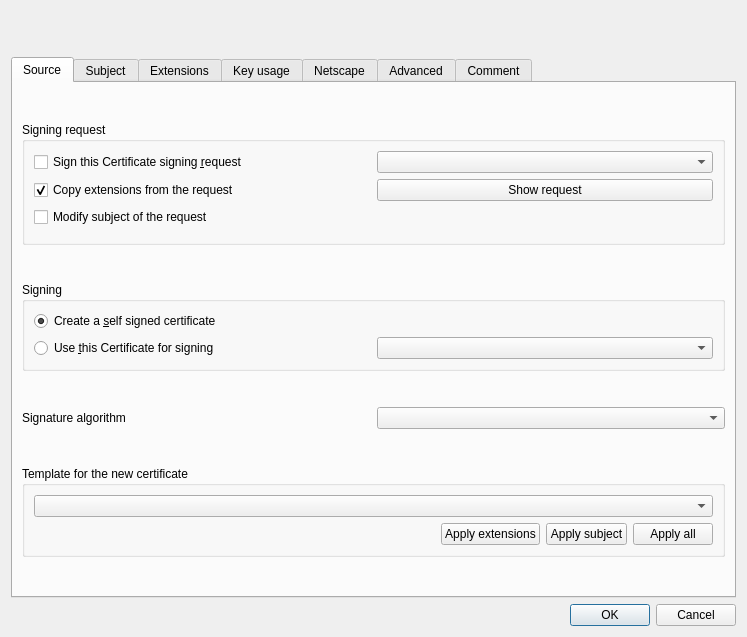
<?xml version="1.0" encoding="UTF-8"?>
<ui version="4.0">
 <class>NewX509</class>
 <widget class="QDialog" name="NewX509">
  <property name="geometry">
   <rect>
    <x>0</x>
    <y>0</y>
    <width>747</width>
    <height>637</height>
   </rect>
  </property>
  <layout class="QVBoxLayout" name="verticalLayout_2">
   <item>
    <layout class="QHBoxLayout" name="_4">
     <item>
      <widget class="QLabel" name="capt">
       <property name="font">
        <font>
         <family>Arial</family>
         <pointsize>14</pointsize>
         <weight>50</weight>
         <italic>false</italic>
         <bold>false</bold>
         <underline>false</underline>
         <strikeout>false</strikeout>
        </font>
       </property>
      </widget>
     </item>
     <item>
      <spacer>
       <property name="orientation">
        <enum>Qt::Horizontal</enum>
       </property>
       <property name="sizeType">
        <enum>QSizePolicy::Expanding</enum>
       </property>
       <property name="sizeHint" stdset="0">
        <size>
         <width>20</width>
         <height>20</height>
        </size>
       </property>
      </spacer>
     </item>
     <item>
      <widget class="QLabel" name="image">
       <property name="minimumSize">
        <size>
         <width>95</width>
         <height>40</height>
        </size>
       </property>
       <property name="maximumSize">
        <size>
         <width>95</width>
         <height>40</height>
        </size>
       </property>
       <property name="scaledContents">
        <bool>true</bool>
       </property>
      </widget>
     </item>
    </layout>
   </item>
   <item>
    <widget class="QTabWidget" name="tabWidget">
     <property name="currentIndex">
      <number>0</number>
     </property>
     <widget class="QWidget" name="tab_0">
      <attribute name="title">
       <string>Source</string>
      </attribute>
      <layout class="QVBoxLayout" name="verticalLayout_4">
       <item>
        <spacer>
         <property name="orientation">
          <enum>Qt::Vertical</enum>
         </property>
         <property name="sizeType">
          <enum>QSizePolicy::Expanding</enum>
         </property>
         <property name="sizeHint" stdset="0">
          <size>
           <width>20</width>
           <height>16</height>
          </size>
         </property>
        </spacer>
       </item>
       <item>
        <widget class="QGroupBox" name="requestBox">
         <property name="title">
          <string>Signing request</string>
         </property>
         <layout class="QVBoxLayout">
          <item>
           <widget class="QWidget" name="reqWidget" native="true">
            <layout class="QGridLayout">
             <property name="margin">
              <number>0</number>
             </property>
             <item row="0" column="1">
              <widget class="itemComboReq" name="reqList"/>
             </item>
             <item row="1" column="1">
              <widget class="QPushButton" name="showReqBut">
               <property name="text">
                <string>Show request</string>
               </property>
              </widget>
             </item>
             <item row="0" column="0">
              <widget class="QCheckBox" name="fromReqCB">
               <property name="text">
                <string>Sign this Certificate signing &amp;request</string>
               </property>
              </widget>
             </item>
             <item row="1" column="0">
              <widget class="QCheckBox" name="copyReqExtCB">
               <property name="text">
                <string>Copy extensions from the request</string>
               </property>
               <property name="checked">
                <bool>true</bool>
               </property>
              </widget>
             </item>
             <item row="2" column="0">
              <widget class="QCheckBox" name="reqSubChange">
               <property name="text">
                <string>Modify subject of the request</string>
               </property>
              </widget>
             </item>
            </layout>
           </widget>
          </item>
          <item>
           <widget class="QWidget" name="attrWidget" native="true">
           </widget>
          </item>
         </layout>
        </widget>
       </item>
       <item>
        <spacer>
         <property name="orientation">
          <enum>Qt::Vertical</enum>
         </property>
         <property name="sizeType">
          <enum>QSizePolicy::Expanding</enum>
         </property>
         <property name="sizeHint" stdset="0">
          <size>
           <width>20</width>
           <height>16</height>
          </size>
         </property>
        </spacer>
       </item>
       <item>
        <widget class="QGroupBox" name="signerBox">
         <property name="title">
          <string>Signing</string>
         </property>
         <layout class="QVBoxLayout">
          <item>
           <layout class="QHBoxLayout">
            <item>
             <widget class="QRadioButton" name="selfSignRB">
              <property name="text">
               <string>Create a &amp;self signed certificate</string>
              </property>
              <property name="checked">
               <bool>true</bool>
              </property>
             </widget>
            </item>
           </layout>
          </item>
          <item>
           <layout class="QHBoxLayout">
            <item>
             <widget class="QRadioButton" name="foreignSignRB">
              <property name="text">
               <string>Use &amp;this Certificate for signing</string>
              </property>
             </widget>
            </item>
            <item>
             <widget class="itemComboCert" name="certList">
              <property name="toolTip">
               <string>All certificates in your database that can create valid signatures</string>
              </property>
             </widget>
            </item>
           </layout>
          </item>
         </layout>
        </widget>
       </item>
       <item>
        <spacer>
         <property name="orientation">
          <enum>Qt::Vertical</enum>
         </property>
         <property name="sizeHint" stdset="0">
          <size>
           <width>20</width>
           <height>16</height>
          </size>
         </property>
        </spacer>
       </item>
       <item>
        <layout class="QHBoxLayout">
         <item>
          <widget class="QLabel" name="label">
           <property name="text">
            <string>Signature algorithm</string>
           </property>
          </widget>
         </item>
         <item>
          <widget class="hashBox" name="hashAlgo"/>
         </item>
        </layout>
       </item>
       <item>
        <spacer>
         <property name="orientation">
          <enum>Qt::Vertical</enum>
         </property>
         <property name="sizeType">
          <enum>QSizePolicy::Expanding</enum>
         </property>
         <property name="sizeHint" stdset="0">
          <size>
           <width>20</width>
           <height>16</height>
          </size>
         </property>
        </spacer>
       </item>
       <item>
        <widget class="QGroupBox" name="templBox">
         <property name="title">
          <string>Template for the new certificate</string>
         </property>
         <layout class="QVBoxLayout" name="verticalLayout_3">
          <item>
           <widget class="itemComboTemp" name="tempList">
            <property name="sizePolicy">
             <sizepolicy hsizetype="Expanding" vsizetype="Fixed">
              <horstretch>0</horstretch>
              <verstretch>0</verstretch>
             </sizepolicy>
            </property>
            <property name="toolTip">
             <string>All available templates</string>
            </property>
           </widget>
          </item>
          <item>
           <layout class="QHBoxLayout" name="horizontalLayout_2">
            <item>
             <spacer name="horizontalSpacer">
              <property name="orientation">
               <enum>Qt::Horizontal</enum>
              </property>
              <property name="sizeHint" stdset="0">
               <size>
                <width>13</width>
                <height>20</height>
               </size>
              </property>
             </spacer>
            </item>
            <item>
             <widget class="QPushButton" name="applyExtensions">
              <property name="text">
               <string>Apply extensions</string>
              </property>
             </widget>
            </item>
            <item>
             <widget class="QPushButton" name="applySubject">
              <property name="text">
               <string>Apply subject</string>
              </property>
             </widget>
            </item>
            <item>
             <widget class="QPushButton" name="applyTemplate">
              <property name="sizePolicy">
               <sizepolicy hsizetype="Minimum" vsizetype="Fixed">
                <horstretch>0</horstretch>
                <verstretch>0</verstretch>
               </sizepolicy>
              </property>
              <property name="text">
               <string>Apply all</string>
              </property>
             </widget>
            </item>
           </layout>
          </item>
         </layout>
        </widget>
       </item>
       <item>
        <spacer>
         <property name="orientation">
          <enum>Qt::Vertical</enum>
         </property>
         <property name="sizeType">
          <enum>QSizePolicy::Expanding</enum>
         </property>
         <property name="sizeHint" stdset="0">
          <size>
           <width>20</width>
           <height>16</height>
          </size>
         </property>
        </spacer>
       </item>
      </layout>
     </widget>
     <widget class="QWidget" name="tab_1">
      <attribute name="title">
       <string>Subject</string>
      </attribute>
      <layout class="QVBoxLayout" name="verticalLayout_7">
       <item>
        <layout class="QHBoxLayout" name="horizontalLayout_6">
         <item>
          <widget class="QLabel" name="label_2">
           <property name="text">
            <string>Internal Name</string>
           </property>
          </widget>
         </item>
         <item>
          <widget class="QLineEdit" name="description">
           <property name="toolTip">
            <string>This name is only used internally and does not appear in the resulting certificate</string>
           </property>
          </widget>
         </item>
        </layout>
       </item>
       <item>
        <widget class="QGroupBox" name="distNameBox">
         <property name="toolTip">
          <string>Distinguished name</string>
         </property>
         <property name="title">
          <string notr="true">Distinguished name</string>
         </property>
         <layout class="QVBoxLayout" name="verticalLayout_6">
          <item>
           <widget class="QWidget" name="dnWidget" native="true"/>
          </item>
          <item>
           <layout class="QHBoxLayout" name="horizontalLayout_3">
            <item>
             <widget class="kvView" name="extDNlist">
              <attribute name="horizontalHeaderDefaultSectionSize">
               <number>200</number>
              </attribute>
              <attribute name="horizontalHeaderStretchLastSection">
               <bool>true</bool>
              </attribute>
             </widget>
            </item>
            <item>
             <layout class="QVBoxLayout" name="verticalLayout_5">
              <item>
               <widget class="QPushButton" name="extDNadd">
                <property name="text">
                 <string>Add</string>
                </property>
               </widget>
              </item>
              <item>
               <widget class="QPushButton" name="extDNdel">
                <property name="text">
                 <string>Delete</string>
                </property>
               </widget>
              </item>
              <item>
               <spacer name="verticalSpacer">
                <property name="orientation">
                 <enum>Qt::Vertical</enum>
                </property>
                <property name="sizeHint" stdset="0">
                 <size>
                  <width>20</width>
                  <height>40</height>
                 </size>
                </property>
               </spacer>
              </item>
             </layout>
            </item>
           </layout>
          </item>
          <item>
           <widget class="QLabel" name="extDNinfo">
            <property name="frameShape">
             <enum>QFrame::Panel</enum>
            </property>
            <property name="frameShadow">
             <enum>QFrame::Sunken</enum>
            </property>
           </widget>
          </item>
         </layout>
        </widget>
       </item>
       <item>
        <widget class="QGroupBox" name="privKeyBox">
         <property name="title">
          <string>Private key</string>
         </property>
         <layout class="QHBoxLayout" name="horizontalLayout_7">
          <item>
           <widget class="itemComboKey" name="keyList">
            <property name="sizePolicy">
             <sizepolicy hsizetype="Expanding" vsizetype="Fixed">
              <horstretch>0</horstretch>
              <verstretch>0</verstretch>
             </sizepolicy>
            </property>
            <property name="toolTip">
             <string>This list only contains unused keys</string>
            </property>
           </widget>
          </item>
          <item>
           <widget class="QCheckBox" name="usedKeysToo">
            <property name="text">
             <string>Used keys too</string>
            </property>
           </widget>
          </item>
          <item>
           <widget class="QPushButton" name="genKeyBut">
            <property name="text">
             <string>&amp;Generate a new key</string>
            </property>
           </widget>
          </item>
         </layout>
        </widget>
       </item>
      </layout>
     </widget>
     <widget class="QWidget" name="tab_2">
      <attribute name="title">
       <string>Extensions</string>
      </attribute>
      <layout class="QVBoxLayout" name="verticalLayout">
       <item>
        <layout class="QHBoxLayout" name="_6">
         <item>
          <widget class="QGroupBox" name="bcBox">
           <layout class="QGridLayout" name="gridLayout_7">
            <item row="0" column="0">
             <widget class="QLabel" name="TextLabel2_2_3">
              <property name="text">
               <string>Type</string>
              </property>
             </widget>
            </item>
            <item row="0" column="1">
             <widget class="QComboBox" name="basicCA">
              <property name="toolTip">
               <string>If this will become a CA certificate or not</string>
              </property>
              <item>
               <property name="text">
                <string>Not defined</string>
               </property>
              </item>
              <item>
               <property name="text">
                <string>Certification Authority</string>
               </property>
              </item>
              <item>
               <property name="text">
                <string>End Entity</string>
               </property>
              </item>
             </widget>
            </item>
            <item row="1" column="0">
             <widget class="QLabel" name="TextLabel3_2_2">
              <property name="text">
               <string>Path length</string>
              </property>
             </widget>
            </item>
            <item row="1" column="1">
             <widget class="QLineEdit" name="basicPath">
              <property name="toolTip">
               <string>How much CAs may be below this.</string>
              </property>
             </widget>
            </item>
            <item row="1" column="2">
             <widget class="QCheckBox" name="bcCritical">
              <property name="toolTip">
               <string>The basic constraints should always be critical</string>
              </property>
              <property name="text">
               <string notr="true">Critical</string>
              </property>
             </widget>
            </item>
           </layout>
          </widget>
         </item>
         <item>
          <widget class="QGroupBox" name="keyIdentBox">
           <property name="toolTip">
            <string>Key identifier</string>
           </property>
           <property name="title">
            <string notr="true">Key identifier</string>
           </property>
           <layout class="QVBoxLayout">
            <property name="margin">
             <number>8</number>
            </property>
            <item>
             <widget class="QCheckBox" name="subKey">
              <property name="toolTip">
               <string>Creates a hash of the key following the PKIX guidelines</string>
              </property>
              <property name="text">
               <string notr="true">&amp;Subject Key Identifier</string>
              </property>
             </widget>
            </item>
            <item>
             <widget class="QCheckBox" name="authKey">
              <property name="toolTip">
               <string>Copy the Subject Key Identifier from the issuer</string>
              </property>
              <property name="text">
               <string notr="true">&amp;Authority Key Identifier</string>
              </property>
             </widget>
            </item>
           </layout>
          </widget>
         </item>
        </layout>
       </item>
       <item>
        <spacer>
         <property name="orientation">
          <enum>Qt::Vertical</enum>
         </property>
         <property name="sizeHint" stdset="0">
          <size>
           <width>20</width>
           <height>40</height>
          </size>
         </property>
        </spacer>
       </item>
       <item>
        <widget class="QWidget" name="timewidget" native="true">
         <property name="enabled">
          <bool>true</bool>
         </property>
         <layout class="QHBoxLayout" name="horizontalLayout">
          <property name="margin">
           <number>0</number>
          </property>
          <item>
           <widget class="QGroupBox" name="validityBox">
            <property name="title">
             <string>Validity</string>
            </property>
            <layout class="QGridLayout" name="gridLayout_1">
             <item row="0" column="0">
              <widget class="QLabel" name="TextLabel1_2_3_2">
               <property name="text">
                <string>Not before</string>
               </property>
              </widget>
             </item>
             <item row="0" column="1">
              <widget class="Validity" name="notBefore">
               <property name="calendarPopup">
                <bool>true</bool>
               </property>
              </widget>
             </item>
             <item row="1" column="0">
              <widget class="QLabel" name="TextLabel2_4_2">
               <property name="text">
                <string>Not after</string>
               </property>
              </widget>
             </item>
             <item row="1" column="1">
              <widget class="Validity" name="notAfter">
               <property name="calendarPopup">
                <bool>true</bool>
               </property>
              </widget>
             </item>
            </layout>
           </widget>
          </item>
          <item>
           <widget class="QGroupBox" name="rangeBox">
            <property name="title">
             <string>Time range</string>
            </property>
            <layout class="QGridLayout" name="gridLayout_2">
             <item row="0" column="0" colspan="2">
              <widget class="QLineEdit" name="validN"/>
             </item>
             <item row="0" column="2">
              <widget class="QComboBox" name="validRange">
               <item>
                <property name="text">
                 <string>Days</string>
                </property>
               </item>
               <item>
                <property name="text">
                 <string>Months</string>
                </property>
               </item>
               <item>
                <property name="text">
                 <string>Years</string>
                </property>
               </item>
              </widget>
             </item>
             <item row="0" column="3">
              <widget class="QPushButton" name="applyTime">
               <property name="sizePolicy">
                <sizepolicy hsizetype="Minimum" vsizetype="Fixed">
                 <horstretch>0</horstretch>
                 <verstretch>0</verstretch>
                </sizepolicy>
               </property>
               <property name="text">
                <string>Apply</string>
               </property>
              </widget>
             </item>
             <item row="1" column="0">
              <widget class="QCheckBox" name="validMidn">
               <property name="toolTip">
                <string>Set the time to 00:00:00 and 23:59:59 respectively</string>
               </property>
               <property name="text">
                <string>Midnight</string>
               </property>
              </widget>
             </item>
             <item row="1" column="1">
              <widget class="QCheckBox" name="checkBox">
               <property name="text">
                <string>Local time</string>
               </property>
              </widget>
             </item>
             <item row="1" column="2" colspan="2">
              <widget class="QCheckBox" name="noWellDefinedExpDate">
               <property name="text">
                <string>No well-defined expiration</string>
               </property>
              </widget>
             </item>
            </layout>
           </widget>
          </item>
         </layout>
        </widget>
       </item>
       <item>
        <spacer>
         <property name="orientation">
          <enum>Qt::Vertical</enum>
         </property>
         <property name="sizeHint" stdset="0">
          <size>
           <width>20</width>
           <height>40</height>
          </size>
         </property>
        </spacer>
       </item>
       <item>
        <layout class="QGridLayout" name="gridLayout_12">
         <item row="0" column="0">
          <widget class="DoubleClickLabel" name="sanLbl"/>
         </item>
         <item row="0" column="1">
          <widget class="QLabel" name="subAltIco">
           <property name="minimumSize">
            <size>
             <width>20</width>
             <height>20</height>
            </size>
           </property>
           <property name="maximumSize">
            <size>
             <width>20</width>
             <height>20</height>
            </size>
           </property>
           <property name="text">
            <string/>
           </property>
          </widget>
         </item>
         <item row="0" column="2">
          <widget class="QLineEdit" name="subAltName">
           <property name="toolTip">
            <string>DNS: IP: URI: email: RID:</string>
           </property>
          </widget>
         </item>
         <item row="0" column="3">
          <widget class="QPushButton" name="editSubAlt">
           <property name="text">
            <string>Edit</string>
           </property>
          </widget>
         </item>
         <item row="1" column="0">
          <widget class="DoubleClickLabel" name="ianLbl"/>
         </item>
         <item row="1" column="2">
          <widget class="QLineEdit" name="issAltName">
           <property name="toolTip">
            <string>DNS: IP: URI: email: RID:</string>
           </property>
          </widget>
         </item>
         <item row="1" column="3">
          <widget class="QPushButton" name="editIssAlt">
           <property name="text">
            <string>Edit</string>
           </property>
          </widget>
         </item>
         <item row="2" column="1">
          <widget class="QLabel" name="crlDistIco">
           <property name="minimumSize">
            <size>
             <width>20</width>
             <height>20</height>
            </size>
           </property>
           <property name="maximumSize">
            <size>
             <width>20</width>
             <height>20</height>
            </size>
           </property>
           <property name="text">
            <string/>
           </property>
          </widget>
         </item>
         <item row="2" column="2">
          <widget class="QLineEdit" name="crlDist">
           <property name="toolTip">
            <string>URI:</string>
           </property>
          </widget>
         </item>
         <item row="2" column="3">
          <widget class="QPushButton" name="editCrlDist">
           <property name="text">
            <string>Edit</string>
           </property>
          </widget>
         </item>
         <item row="3" column="0">
          <widget class="DoubleClickLabel" name="aiaLbl"/>
         </item>
         <item row="3" column="1">
          <widget class="QLabel" name="authInfAccIco">
           <property name="minimumSize">
            <size>
             <width>20</width>
             <height>20</height>
            </size>
           </property>
           <property name="maximumSize">
            <size>
             <width>20</width>
             <height>20</height>
            </size>
           </property>
           <property name="text">
            <string/>
           </property>
          </widget>
         </item>
         <item row="3" column="2">
          <widget class="QLineEdit" name="authInfAcc">
           <property name="toolTip">
            <string>DNS: IP: URI: email: RID:</string>
           </property>
          </widget>
         </item>
         <item row="3" column="3">
          <widget class="QPushButton" name="editAuthInfAcc">
           <property name="text">
            <string>Edit</string>
           </property>
          </widget>
         </item>
         <item row="1" column="1">
          <widget class="QLabel" name="issAltIco">
           <property name="minimumSize">
            <size>
             <width>20</width>
             <height>20</height>
            </size>
           </property>
           <property name="maximumSize">
            <size>
             <width>20</width>
             <height>20</height>
            </size>
           </property>
           <property name="text">
            <string/>
           </property>
          </widget>
         </item>
         <item row="2" column="0">
          <widget class="DoubleClickLabel" name="crldpLbl"/>
         </item>
         <item row="4" column="2">
          <widget class="QCheckBox" name="OCSPstaple">
           <property name="text">
            <string notr="true">OCSP Must Staple</string>
           </property>
          </widget>
         </item>
        </layout>
       </item>
      </layout>
     </widget>
     <widget class="QWidget" name="tab_3">
      <attribute name="title">
       <string>Key usage</string>
      </attribute>
      <layout class="QVBoxLayout">
       <property name="margin">
        <number>8</number>
       </property>
       <item>
        <layout class="QHBoxLayout">
         <item>
          <widget class="QGroupBox" name="kuBox">
           <layout class="QVBoxLayout">
            <property name="margin">
             <number>8</number>
            </property>
            <item>
             <widget class="QCheckBox" name="kuCritical">
              <property name="text">
               <string notr="true">Critical</string>
              </property>
             </widget>
            </item>
            <item>
             <widget class="QListWidget" name="keyUsage">
              <property name="selectionMode">
               <enum>QAbstractItemView::MultiSelection</enum>
              </property>
              <property name="selectionBehavior">
               <enum>QAbstractItemView::SelectRows</enum>
              </property>
              <item>
               <property name="text">
                <string notr="true">Digital Signature</string>
               </property>
              </item>
              <item>
               <property name="text">
                <string notr="true">Non Repudiation</string>
               </property>
              </item>
              <item>
               <property name="text">
                <string notr="true">Key Encipherment</string>
               </property>
              </item>
              <item>
               <property name="text">
                <string notr="true">Data Encipherment</string>
               </property>
              </item>
              <item>
               <property name="text">
                <string notr="true">Key Agreement</string>
               </property>
              </item>
              <item>
               <property name="text">
                <string notr="true">Certificate Sign</string>
               </property>
              </item>
              <item>
               <property name="text">
                <string notr="true">CRL Sign</string>
               </property>
              </item>
              <item>
               <property name="text">
                <string notr="true">Encipher Only</string>
               </property>
              </item>
              <item>
               <property name="text">
                <string notr="true">Decipher Only</string>
               </property>
              </item>
             </widget>
            </item>
           </layout>
          </widget>
         </item>
         <item>
          <widget class="QGroupBox" name="ekuBox">
           <layout class="QVBoxLayout">
            <property name="margin">
             <number>8</number>
            </property>
            <item>
             <widget class="QCheckBox" name="ekuCritical">
              <property name="text">
               <string notr="true">Critical</string>
              </property>
             </widget>
            </item>
            <item>
             <widget class="QListWidget" name="ekeyUsage">
              <property name="selectionMode">
               <enum>QAbstractItemView::MultiSelection</enum>
              </property>
              <property name="selectionBehavior">
               <enum>QAbstractItemView::SelectRows</enum>
              </property>
             </widget>
            </item>
           </layout>
          </widget>
         </item>
        </layout>
       </item>
      </layout>
     </widget>
     <widget class="QWidget" name="tab_4">
      <attribute name="title">
       <string>Netscape</string>
      </attribute>
      <layout class="QVBoxLayout" name="verticalLayout_8">
       <item>
        <layout class="QHBoxLayout" name="horizontalLayout_5">
         <item>
          <widget class="QGroupBox" name="nsCertTypeBox">
           <layout class="QHBoxLayout" name="horizontalLayout_4">
            <item>
             <widget class="QListWidget" name="nsCertType">
              <property name="selectionMode">
               <enum>QAbstractItemView::MultiSelection</enum>
              </property>
              <item>
               <property name="text">
                <string notr="true">SSL Client</string>
               </property>
              </item>
              <item>
               <property name="text">
                <string notr="true">SSL Server</string>
               </property>
              </item>
              <item>
               <property name="text">
                <string notr="true">S/MIME</string>
               </property>
              </item>
              <item>
               <property name="text">
                <string notr="true">Object Signing</string>
               </property>
              </item>
              <item>
               <property name="text">
                <string notr="true">SSL CA</string>
               </property>
              </item>
              <item>
               <property name="text">
                <string notr="true">S/MIME CA</string>
               </property>
              </item>
              <item>
               <property name="text">
                <string notr="true">Object Signing CA</string>
               </property>
              </item>
             </widget>
            </item>
           </layout>
          </widget>
         </item>
         <item>
          <spacer>
           <property name="orientation">
            <enum>Qt::Horizontal</enum>
           </property>
           <property name="sizeType">
            <enum>QSizePolicy::Expanding</enum>
           </property>
           <property name="sizeHint" stdset="0">
            <size>
             <width>20</width>
             <height>20</height>
            </size>
           </property>
          </spacer>
         </item>
         <item>
          <layout class="QVBoxLayout">
           <item>
            <widget class="QLabel" name="nsImg">
             <property name="minimumSize">
              <size>
               <width>107</width>
               <height>107</height>
              </size>
             </property>
             <property name="scaledContents">
              <bool>true</bool>
             </property>
            </widget>
           </item>
           <item>
            <spacer>
             <property name="orientation">
              <enum>Qt::Vertical</enum>
             </property>
             <property name="sizeType">
              <enum>QSizePolicy::Expanding</enum>
             </property>
             <property name="sizeHint" stdset="0">
              <size>
               <width>20</width>
               <height>20</height>
              </size>
             </property>
            </spacer>
           </item>
          </layout>
         </item>
        </layout>
       </item>
       <item>
        <layout class="QGridLayout" name="gridLayout_3">
         <item row="3" column="1">
          <widget class="QLineEdit" name="nsRenewalUrl"/>
         </item>
         <item row="4" column="1">
          <widget class="QLineEdit" name="nsCaPolicyUrl"/>
         </item>
         <item row="2" column="0">
          <widget class="DoubleClickLabel" name="nsCaRevLbl"/>
         </item>
         <item row="5" column="1">
          <widget class="QLineEdit" name="nsSslServerName"/>
         </item>
         <item row="1" column="0">
          <widget class="DoubleClickLabel" name="nsRevLbl"/>
         </item>
         <item row="5" column="0">
          <widget class="DoubleClickLabel" name="nsSslServerLbl"/>
         </item>
         <item row="0" column="1">
          <widget class="QLineEdit" name="nsBaseUrl"/>
         </item>
         <item row="2" column="1">
          <widget class="QLineEdit" name="nsCARevocationUrl"/>
         </item>
         <item row="3" column="0">
          <widget class="DoubleClickLabel" name="nsRenewLbl"/>
         </item>
         <item row="6" column="0">
          <widget class="DoubleClickLabel" name="nsCommentLbl"/>
         </item>
         <item row="4" column="0">
          <widget class="DoubleClickLabel" name="nsCaPolicyLbl"/>
         </item>
         <item row="0" column="0">
          <widget class="DoubleClickLabel" name="nsBaseLbl"/>
         </item>
         <item row="1" column="1">
          <widget class="QLineEdit" name="nsRevocationUrl"/>
         </item>
         <item row="6" column="1">
          <widget class="QLineEdit" name="nsComment">
           <property name="toolTip">
            <string notr="true">If you know a more pretty one tell me</string>
           </property>
          </widget>
         </item>
        </layout>
       </item>
      </layout>
     </widget>
     <widget class="QWidget" name="Seite">
      <attribute name="title">
       <string>Advanced</string>
      </attribute>
      <layout class="QVBoxLayout">
       <item>
        <widget class="QTextEdit" name="nconf_data"/>
       </item>
       <item>
        <layout class="QHBoxLayout">
         <item>
          <spacer>
           <property name="orientation">
            <enum>Qt::Horizontal</enum>
           </property>
           <property name="sizeHint" stdset="0">
            <size>
             <width>40</width>
             <height>20</height>
            </size>
           </property>
          </spacer>
         </item>
         <item>
          <widget class="QPushButton" name="adv_validate">
           <property name="text">
            <string>Validate</string>
           </property>
          </widget>
         </item>
         <item>
          <spacer>
           <property name="orientation">
            <enum>Qt::Horizontal</enum>
           </property>
           <property name="sizeHint" stdset="0">
            <size>
             <width>40</width>
             <height>20</height>
            </size>
           </property>
          </spacer>
         </item>
        </layout>
       </item>
      </layout>
     </widget>
     <widget class="QWidget" name="tab">
      <attribute name="title">
       <string>Comment</string>
      </attribute>
      <layout class="QVBoxLayout" name="verticalLayout_9">
       <item>
        <widget class="QTextEdit" name="comment"/>
       </item>
      </layout>
     </widget>
    </widget>
   </item>
   <item>
    <widget class="QDialogButtonBox" name="buttonBox">
     <property name="standardButtons">
      <set>QDialogButtonBox::Cancel|QDialogButtonBox::Ok</set>
     </property>
    </widget>
   </item>
  </layout>
 </widget>
 <customwidgets>
  <customwidget>
   <class>hashBox</class>
   <extends>QComboBox</extends>
   <header>widgets/hash_box.h</header>
  </customwidget>
  <customwidget>
   <class>Validity</class>
   <extends>QDateTimeEdit</extends>
   <header>widgets/validity.h</header>
   <container>1</container>
   <slots>
    <slot>hideTimeCheck(int)</slot>
    <slot>localTime(int)</slot>
   </slots>
  </customwidget>
  <customwidget>
   <class>kvView</class>
   <extends>QTableView</extends>
   <header>widgets/kv_view.h</header>
   <slots>
    <slot>addKvRow()</slot>
    <slot>deleteCurrentRow()</slot>
   </slots>
  </customwidget>
  <customwidget>
   <class>DoubleClickLabel</class>
   <extends>QLabel</extends>
   <header>widgets/click_label.h</header>
  </customwidget>
  <customwidget>
   <class>itemComboReq</class>
   <extends>QComboBox</extends>
   <header>widgets/item_combo.h</header>
  </customwidget>
  <customwidget>
   <class>itemComboKey</class>
   <extends>QComboBox</extends>
   <header>widgets/item_combo.h</header>
  </customwidget>
  <customwidget>
   <class>itemComboCert</class>
   <extends>QComboBox</extends>
   <header>widgets/item_combo.h</header>
  </customwidget>
  <customwidget>
   <class>itemComboTemp</class>
   <extends>QComboBox</extends>
   <header>widgets/item_combo.h</header>
  </customwidget>
 </customwidgets>
 <tabstops>
  <tabstop>fromReqCB</tabstop>
  <tabstop>reqList</tabstop>
  <tabstop>copyReqExtCB</tabstop>
  <tabstop>showReqBut</tabstop>
  <tabstop>reqSubChange</tabstop>
  <tabstop>selfSignRB</tabstop>
  <tabstop>foreignSignRB</tabstop>
  <tabstop>certList</tabstop>
  <tabstop>hashAlgo</tabstop>
  <tabstop>tempList</tabstop>
  <tabstop>applyExtensions</tabstop>
  <tabstop>applySubject</tabstop>
  <tabstop>applyTemplate</tabstop>
  <tabstop>extDNlist</tabstop>
  <tabstop>extDNadd</tabstop>
  <tabstop>extDNdel</tabstop>
  <tabstop>keyList</tabstop>
  <tabstop>usedKeysToo</tabstop>
  <tabstop>genKeyBut</tabstop>
  <tabstop>basicCA</tabstop>
  <tabstop>basicPath</tabstop>
  <tabstop>bcCritical</tabstop>
  <tabstop>subKey</tabstop>
  <tabstop>authKey</tabstop>
  <tabstop>notBefore</tabstop>
  <tabstop>notAfter</tabstop>
  <tabstop>validN</tabstop>
  <tabstop>validMidn</tabstop>
  <tabstop>checkBox</tabstop>
  <tabstop>noWellDefinedExpDate</tabstop>
  <tabstop>validRange</tabstop>
  <tabstop>applyTime</tabstop>
  <tabstop>subAltName</tabstop>
  <tabstop>editSubAlt</tabstop>
  <tabstop>issAltName</tabstop>
  <tabstop>editIssAlt</tabstop>
  <tabstop>crlDist</tabstop>
  <tabstop>editCrlDist</tabstop>
  <tabstop>authInfAcc</tabstop>
  <tabstop>editAuthInfAcc</tabstop>
  <tabstop>kuCritical</tabstop>
  <tabstop>keyUsage</tabstop>
  <tabstop>ekuCritical</tabstop>
  <tabstop>ekeyUsage</tabstop>
  <tabstop>nsCertType</tabstop>
  <tabstop>nsBaseUrl</tabstop>
  <tabstop>nsRevocationUrl</tabstop>
  <tabstop>nsCARevocationUrl</tabstop>
  <tabstop>nsRenewalUrl</tabstop>
  <tabstop>nsCaPolicyUrl</tabstop>
  <tabstop>nsSslServerName</tabstop>
  <tabstop>nsComment</tabstop>
  <tabstop>nconf_data</tabstop>
  <tabstop>adv_validate</tabstop>
  <tabstop>buttonBox</tabstop>
  <tabstop>tabWidget</tabstop>
 </tabstops>
 <resources/>
 <connections>
  <connection>
   <sender>noWellDefinedExpDate</sender>
   <signal>clicked(bool)</signal>
   <receiver>notAfter</receiver>
   <slot>setDisabled(bool)</slot>
   <hints>
    <hint type="sourcelabel">
     <x>595</x>
     <y>341</y>
    </hint>
    <hint type="destinationlabel">
     <x>203</x>
     <y>342</y>
    </hint>
   </hints>
  </connection>
  <connection>
   <sender>fromReqCB</sender>
   <signal>clicked(bool)</signal>
   <receiver>reqList</receiver>
   <slot>setEnabled(bool)</slot>
   <hints>
    <hint type="sourcelabel">
     <x>292</x>
     <y>147</y>
    </hint>
    <hint type="destinationlabel">
     <x>402</x>
     <y>147</y>
    </hint>
   </hints>
  </connection>
  <connection>
   <sender>extDNdel</sender>
   <signal>clicked()</signal>
   <receiver>extDNlist</receiver>
   <slot>deleteCurrentRow()</slot>
   <hints>
    <hint type="sourcelabel">
     <x>713</x>
     <y>199</y>
    </hint>
    <hint type="destinationlabel">
     <x>57</x>
     <y>251</y>
    </hint>
   </hints>
  </connection>
  <connection>
   <sender>extDNadd</sender>
   <signal>clicked()</signal>
   <receiver>extDNlist</receiver>
   <slot>addKvRow()</slot>
   <hints>
    <hint type="sourcelabel">
     <x>713</x>
     <y>167</y>
    </hint>
    <hint type="destinationlabel">
     <x>57</x>
     <y>251</y>
    </hint>
   </hints>
  </connection>
  <connection>
   <sender>foreignSignRB</sender>
   <signal>toggled(bool)</signal>
   <receiver>certList</receiver>
   <slot>setEnabled(bool)</slot>
   <hints>
    <hint type="sourcelabel">
     <x>279</x>
     <y>344</y>
    </hint>
    <hint type="destinationlabel">
     <x>388</x>
     <y>332</y>
    </hint>
   </hints>
  </connection>
  <connection>
   <sender>validMidn</sender>
   <signal>stateChanged(int)</signal>
   <receiver>notBefore</receiver>
   <slot>hideTimeCheck(int)</slot>
   <hints>
    <hint type="sourcelabel">
     <x>384</x>
     <y>341</y>
    </hint>
    <hint type="destinationlabel">
     <x>203</x>
     <y>311</y>
    </hint>
   </hints>
  </connection>
  <connection>
   <sender>validMidn</sender>
   <signal>stateChanged(int)</signal>
   <receiver>notAfter</receiver>
   <slot>hideTimeCheck(int)</slot>
   <hints>
    <hint type="sourcelabel">
     <x>384</x>
     <y>341</y>
    </hint>
    <hint type="destinationlabel">
     <x>203</x>
     <y>342</y>
    </hint>
   </hints>
  </connection>
  <connection>
   <sender>buttonBox</sender>
   <signal>accepted()</signal>
   <receiver>NewX509</receiver>
   <slot>accept()</slot>
   <hints>
    <hint type="sourcelabel">
     <x>566</x>
     <y>627</y>
    </hint>
    <hint type="destinationlabel">
     <x>285</x>
     <y>570</y>
    </hint>
   </hints>
  </connection>
  <connection>
   <sender>buttonBox</sender>
   <signal>rejected()</signal>
   <receiver>NewX509</receiver>
   <slot>reject()</slot>
   <hints>
    <hint type="sourcelabel">
     <x>652</x>
     <y>627</y>
    </hint>
    <hint type="destinationlabel">
     <x>405</x>
     <y>566</y>
    </hint>
   </hints>
  </connection>
  <connection>
   <sender>checkBox</sender>
   <signal>stateChanged(int)</signal>
   <receiver>notAfter</receiver>
   <slot>localTime(int)</slot>
   <hints>
    <hint type="sourcelabel">
     <x>451</x>
     <y>329</y>
    </hint>
    <hint type="destinationlabel">
     <x>290</x>
     <y>328</y>
    </hint>
   </hints>
  </connection>
  <connection>
   <sender>checkBox</sender>
   <signal>stateChanged(int)</signal>
   <receiver>notBefore</receiver>
   <slot>localTime(int)</slot>
   <hints>
    <hint type="sourcelabel">
     <x>459</x>
     <y>337</y>
    </hint>
    <hint type="destinationlabel">
     <x>268</x>
     <y>301</y>
    </hint>
   </hints>
  </connection>
  <connection>
   <sender>validMidn</sender>
   <signal>clicked(bool)</signal>
   <receiver>checkBox</receiver>
   <slot>setDisabled(bool)</slot>
   <hints>
    <hint type="sourcelabel">
     <x>431</x>
     <y>348</y>
    </hint>
    <hint type="destinationlabel">
     <x>447</x>
     <y>337</y>
    </hint>
   </hints>
  </connection>
 </connections>
</ui>
